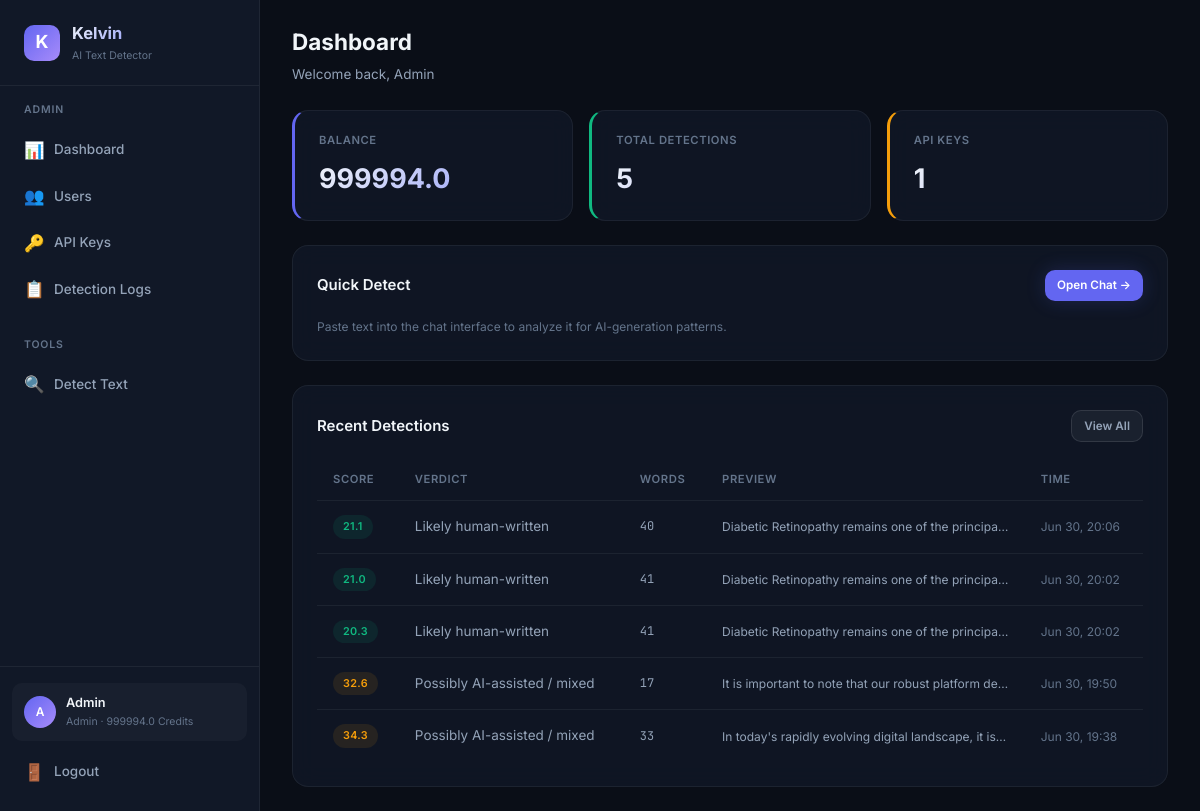
The page /dashboard (signed in) on the database as committed earlier.
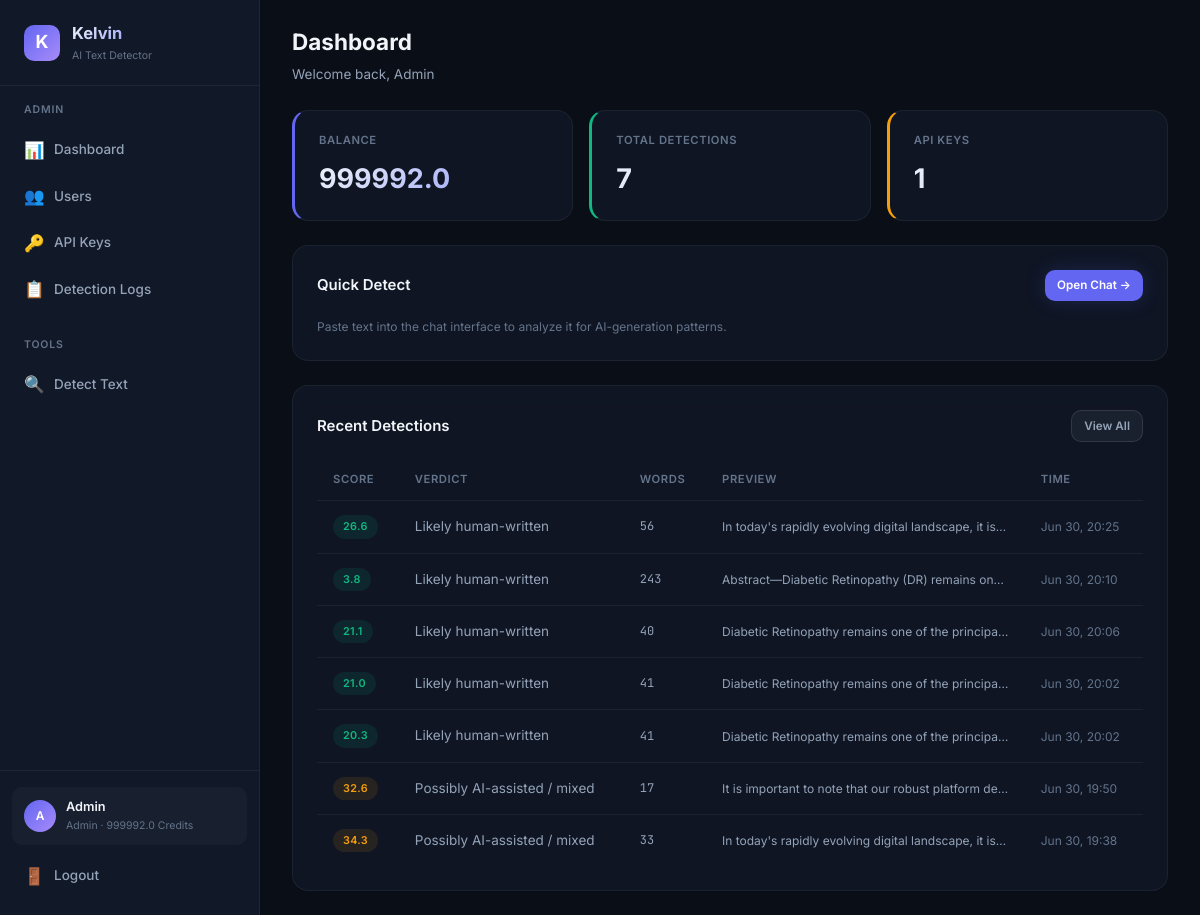
The same page on the database as committed later.
### database.py (models this page shows, shortened)
class User(Base):
    __tablename__ = "users"
    id = Column(Integer, primary_key=True, autoincrement=True)
    email = Column(String(255), unique=True, nullable=False, index=True)
    password_hash = Column(String(255), nullable=False)
    display_name = Column(String(100), nullable=False)
    role = Column(String(20), nullable=False, default="user")  # "admin" or "user"
    balance = Column(Float, nullable=False, default=100.0)
    is_active = Column(Boolean, nullable=False, default=True)
    created_at = Column(DateTime, nullable=False, default=datetime.utcnow)
    api_keys = relationship("APIKeyRecord", back_populates="user", lazy="dynamic")
    detection_logs = relationship("DetectionLog", back_populates="user", lazy="dynamic")
    transactions = relationship("BalanceTransaction", back_populates="user", lazy="dynamic")

class DetectionLog(Base):
    __tablename__ = "detection_logs"
    id = Column(Integer, primary_key=True, autoincrement=True)
    user_id = Column(Integer, ForeignKey("users.id"), nullable=False, index=True)
    api_key_id = Column(Integer, ForeignKey("api_keys.id"), nullable=True)
    input_text = Column(Text, nullable=False)
    output_json = Column(Text, nullable=False)  # JSON string
    score = Column(Float, nullable=True)
    verdict = Column(String(50), nullable=True)
    model_used = Column(String(30), nullable=True)
    cost = Column(Float, nullable=False, default=1.0)
    word_count = Column(Integer, nullable=True)
    ip_address = Column(String(45), nullable=True)
    created_at = Column(DateTime, nullable=False, default=datetime.utcnow)
    user = relationship("User", back_populates="detection_logs")
    api_key = relationship("APIKeyRecord", back_populates="detection_logs")
    __table_args__ = (
        Index("idx_logs_user_created", "user_id", "created_at"),
    )

### detect-ai.py (the view)
@app.get("/dashboard", response_class=HTMLResponse)
async def user_dashboard(request: Request, db: Session = Depends(get_db_session)):
    user = _require_web_user(request, db)
    recent_logs = db.query(DetectionLog).filter(DetectionLog.user_id == user.id).order_by(desc(DetectionLog.created_at)).limit(10).all()
    total_requests = db.query(func.count(DetectionLog.id)).filter(DetectionLog.user_id == user.id).scalar()
    return _render(request, db, "user/dashboard.html", recent_logs=recent_logs, total_requests=total_requests)

### templates/user/dashboard.html (shortened to what this page needs)
{% extends "base.html" %}
{% set active_page = 'user-dashboard' %}
{% block page_header %}
<div class="page-header">
    <h2>Dashboard</h2>
    <p>Welcome back, {{ user.display_name }}</p>
</div>
{% endblock %}
{% block content %}
<div class="stats-grid">
    <div class="stat-card accent">
        <div class="stat-label">Balance</div>
        <div class="stat-value">{{ user.balance | round(1) }}</div>
    </div>
    <div class="stat-card green">
        <div class="stat-label">Total Detections</div>
        <div class="stat-value">{{ total_requests }}</div>
    </div>
    <div class="stat-card yellow">
        <div class="stat-label">API Keys</div>
        <div class="stat-value">{{ user.api_keys.count() }}</div>
    </div>
</div>
<div class="card">
    <div class="card-header">
        <h3>Quick Detect</h3>
        <a href="/dashboard/detect" class="btn btn-primary btn-sm">Open Chat →</a>
    </div>
    <p class="text-muted text-sm">Paste text into the chat interface to analyze it for AI-generation patterns.</p>
</div>
<div class="card mt-24">
    <div class="card-header">
        <h3>Recent Detections</h3>
        <a href="/dashboard/usage" class="btn btn-secondary btn-sm">View All</a>
    </div>
    {% if recent_logs %}
    <div class="table-container">
        <table>
            <thead>
                <tr>
                    <th>Score</th>
                    <th>Verdict</th>
                    <th>Words</th>
                    <th>Preview</th>
                    <th>Time</th>
                </tr>
            </thead>
            <tbody>
                {% for log in recent_logs %}
                <tr>
                    <td>
                        <span class="badge {% if log.score >= 60 %}badge-red{% elif log.score >= 30 %}badge-yellow{% else %}badge-green{% endif %}">
                            {{ log.score | round(1) }}
                        </span>
                    </td>
                    <td>{{ log.verdict or '—' }}</td>
                    <td class="text-mono text-sm">{{ log.word_count or '—' }}</td>
                    <td class="truncate text-sm">{{ log.input_text[:80] }}{% if log.input_text|length > 80 %}...{% endif %}</td>
                    <td class="text-sm text-muted">{{ log.created_at.strftime('%b %d, %H:%M') if log.created_at else '—' }}</td>
                </tr>
                {% endfor %}
            </tbody>
        </table>
    </div>
    {% else %}
    <div class="empty-state">
        <div class="empty-icon">🔍</div>
        <h3>No detections yet</h3>
        <p>Start by analyzing some text in the <a href="/dashboard/detect">Detect</a> page.</p>
    </div>
    {% endif %}
</div>
{% endblock %}

### templates/base.html (shortened to what this page needs)
<!DOCTYPE html>
<html lang="en">
<head>
    <link rel="stylesheet" href="/static/css/style.css?v=3">
</head>
<body>
    {% block body %}
    <div class="app-layout">
        <aside class="sidebar">
            <div class="sidebar-brand">
                <div class="brand-icon">K</div>
                <div>
                    <h1>Kelvin</h1>
                    <div class="brand-version">AI Text Detector</div>
                </div>
            </div>
            <nav class="sidebar-nav">
                {% if user and user.role == 'admin' %}
                <div class="nav-section">
                    <div class="nav-section-title">Admin</div>
                    <a href="/admin/dashboard" class="nav-link {% if active_page == 'admin-dashboard' %}active{% endif %}">
                        <span class="nav-icon">📊</span> Dashboard
                    </a>
                    <a href="/admin/users" class="nav-link {% if active_page == 'admin-users' %}active{% endif %}">
                        <span class="nav-icon">👥</span> Users
                    </a>
                    <a href="/admin/keys" class="nav-link {% if active_page == 'admin-keys' %}active{% endif %}">
                        <span class="nav-icon">🔑</span> API Keys
                    </a>
                    <a href="/admin/logs" class="nav-link {% if active_page == 'admin-logs' %}active{% endif %}">
                        <span class="nav-icon">📋</span> Detection Logs
                    </a>
                </div>
                <div class="nav-section">
                    <div class="nav-section-title">Tools</div>
                    <a href="/dashboard/detect" class="nav-link {% if active_page == 'detect' %}active{% endif %}">
                        <span class="nav-icon">🔍</span> Detect Text
                    </a>
                </div>
                {% endif %}
            </nav>
            {% if user %}
            <div class="sidebar-footer">
                <div class="sidebar-user">
                    <div class="user-avatar">{{ user.display_name[0] | upper }}</div>
                    <div class="user-info">
                        <div class="user-name">{{ user.display_name }}</div>
                        <div class="user-role">{{ user.role }} · {{ user.balance | round(1) }} credits</div>
                    </div>
                </div>
                <a href="/logout" class="nav-link" style="margin-top: 8px;">
                    <span class="nav-icon">🚪</span> Logout
                </a>
            </div>
            {% endif %}
        </aside>
        <main class="main-content">
            {% block page_header %}{% endblock %}
            <div class="page-body">
                {% block content %}{% endblock %}
            </div>
        </main>
    </div>
    {% endblock %}
</body>
</html>

Rows that differ between the two databases and show on the page:
changed User "Admin": balance "999994.0" → "999992.0"
added DetectionLog: score "26.6", verdict "Likely human-written", word_count "56", input_text "In today's rapidly evolving digital landscape, it is…", created_at "Jun 30, 20:25"
added DetectionLog: score "3.8", verdict "Likely human-written", word_count "243", input_text "Abstract—Diabetic Retinopathy (DR) remains on…", created_at "Jun 30, 20:10"
Other text that changed with them:
{{ total_requests }}: "5" → "7"
